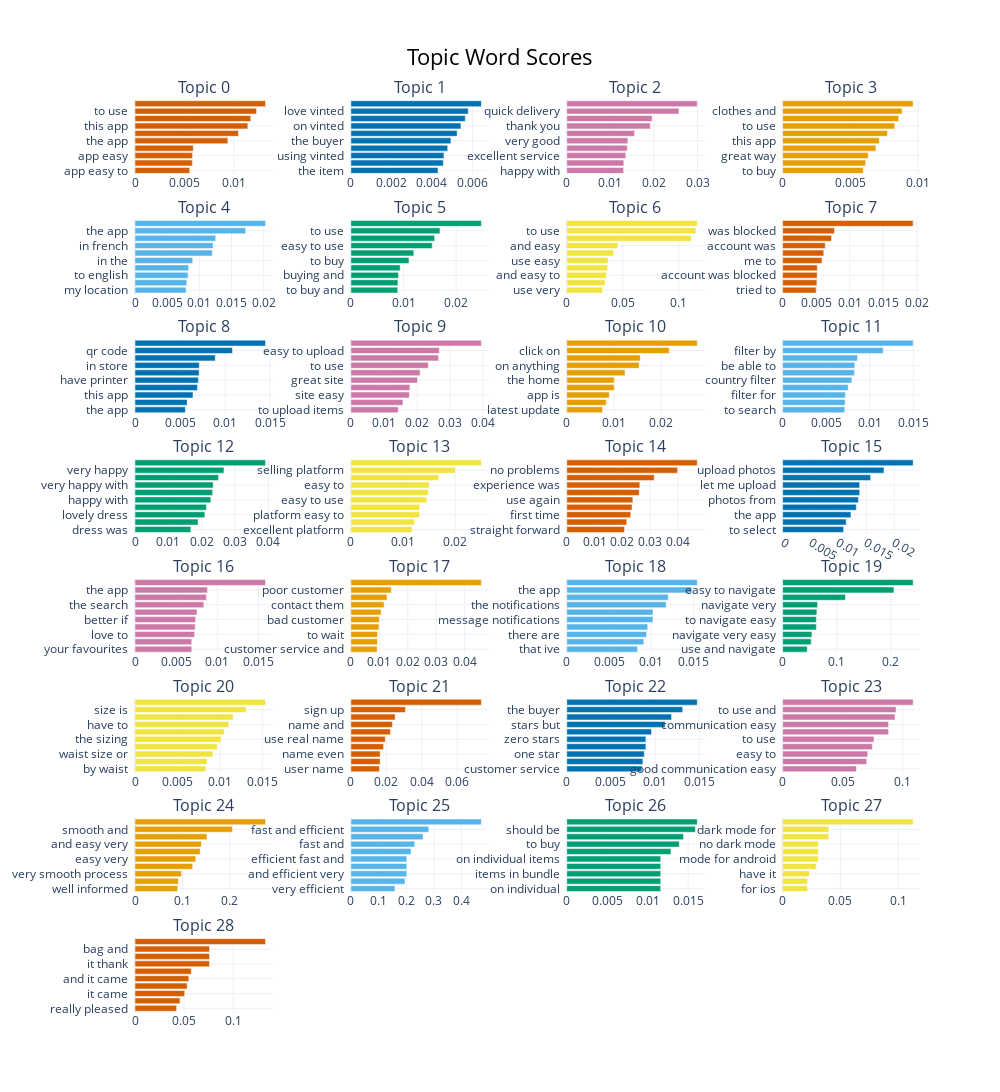

The cell this chart's notebook holds for it:
### Code cell
# Visualize the top words for each topic
topic_model.visualize_barchart(top_n_topics=30, n_words=10)

### Figure 1 — Plotly figure (JSON) as saved in the notebook; plotly's stock layout.template omitted (floating-point values rounded to 4 significant figures)
{"data": [{"marker": {"color": "#D55E00"}, "orientation": "h", "type": "bar", "x": [0.005546, 0.00581, 0.005831, 0.0059, 0.009403, 0.01048, 0.01142, 0.01172, 0.01231, 0.01321], "xaxis": "x", "y": ["app easy to  ", "app is  ", "app easy  ", "to sell  ", "the app  ", "easy to use  ", "this app  ", "great app  ", "to use  ", "easy to  "], "yaxis": "y"}, {"marker": {"color": "#0072B2"}, "orientation": "h", "type": "bar", "x": [0.004297, 0.004558, 0.00459, 0.004775, 0.004934, 0.00524, 0.005426, 0.005642, 0.005788, 0.006436], "xaxis": "x2", "y": ["the item  ", "to pay  ", "using vinted  ", "the seller  ", "the buyer  ", "buyer protection  ", "on vinted  ", "easy to  ", "love vinted  ", "vinted is  "], "yaxis": "y2"}, {"marker": {"color": "#CC79A7"}, "orientation": "h", "type": "bar", "x": [0.01305, 0.01308, 0.01355, 0.01386, 0.01401, 0.01555, 0.01915, 0.01958, 0.02574, 0.02993], "xaxis": "x3", "y": ["happy with  ", "very pleased  ", "excellent service  ", "pleased with  ", "very good  ", "very happy  ", "thank you  ", "fast delivery  ", "quick delivery  ", "as described  "], "yaxis": "y3"}, {"marker": {"color": "#E69F00"}, "orientation": "h", "type": "bar", "x": [0.005951, 0.006129, 0.006311, 0.00688, 0.007137, 0.007739, 0.008275, 0.008558, 0.008815, 0.009633], "xaxis": "x4", "y": ["to buy  ", "great app  ", "great way  ", "easy to use  ", "this app  ", "to sell  ", "to use  ", "easy to  ", "clothes and  ", "way to  "], "yaxis": "y4"}, {"marker": {"color": "#56B4E9"}, "orientation": "h", "type": "bar", "x": [0.007945, 0.008044, 0.008251, 0.008349, 0.008972, 0.01202, 0.01212, 0.01254, 0.0172, 0.02029], "xaxis": "x5", "y": ["my location  ", "the uk  ", "to english  ", "keeps changing  ", "in the  ", "the language  ", "in french  ", "to change  ", "the app  ", "to french  "], "yaxis": "y5"}, {"marker": {"color": "#009E73"}, "orientation": "h", "type": "bar", "x": [0.008904, 0.008939, 0.009048, 0.009368, 0.01104, 0.01196, 0.01545, 0.01591, 0.01693, 0.0248], "xaxis": "x6", "y": ["to buy and  ", "buy and sell  ", "buying and  ", "and sell  ", "to buy  ", "way to  ", "easy to use  ", "to sell  ", "to use  ", "easy to  "], "yaxis": "y6"}, {"marker": {"color": "#F0E442"}, "orientation": "h", "type": "bar", "x": [0.03199, 0.03426, 0.03554, 0.03652, 0.03696, 0.04177, 0.04561, 0.1111, 0.1153, 0.1165], "xaxis": "x7", "y": ["use very  ", "very easy to  ", "and easy to  ", "to use easy  ", "use easy  ", "very easy  ", "and easy  ", "easy to  ", "to use  ", "easy to use  "], "yaxis": "y7"}, {"marker": {"color": "#D55E00"}, "orientation": "h", "type": "bar", "x": [0.005004, 0.005108, 0.005149, 0.005167, 0.005865, 0.006134, 0.006347, 0.00729, 0.007731, 0.01946], "xaxis": "x8", "y": ["tried to  ", "blocked for  ", "account was blocked  ", "phone number  ", "me to  ", "my account was  ", "account was  ", "the app  ", "was blocked  ", "my account  "], "yaxis": "y8"}, {"marker": {"color": "#0072B2"}, "orientation": "h", "type": "bar", "x": [0.005593, 0.005787, 0.006441, 0.006939, 0.007038, 0.007122, 0.007135, 0.00891, 0.01082, 0.01449], "xaxis": "x9", "y": ["the app  ", "have to  ", "this app  ", "print the  ", "have printer  ", "dont have  ", "in store  ", "the label  ", "qr code  ", "to print  "], "yaxis": "y9"}, {"marker": {"color": "#CC79A7"}, "orientation": "h", "type": "bar", "x": [0.01433, 0.01576, 0.0177, 0.01785, 0.02015, 0.02093, 0.02345, 0.02652, 0.02677, 0.03949], "xaxis": "x10", "y": ["to upload items  ", "this site  ", "site easy  ", "site easy to  ", "great site  ", "easy to use  ", "to use  ", "to upload  ", "easy to upload  ", "easy to  "], "yaxis": "y10"}, {"marker": {"color": "#E69F00"}, "orientation": "h", "type": "bar", "x": [0.007579, 0.008364, 0.008997, 0.01003, 0.01005, 0.01233, 0.01531, 0.01557, 0.02169, 0.02762], "xaxis": "x11", "y": ["latest update  ", "cant click on  ", "app is  ", "on the  ", "the home  ", "cant click  ", "on anything  ", "click on anything  ", "click on  ", "the app  "], "yaxis": "y11"}, {"marker": {"color": "#56B4E9"}, "orientation": "h", "type": "bar", "x": [0.00713, 0.007165, 0.007195, 0.007524, 0.007942, 0.008232, 0.008274, 0.00859, 0.01155, 0.01497], "xaxis": "x12", "y": ["to search  ", "the app  ", "filter for  ", "would be  ", "country filter  ", "be able  ", "be able to  ", "able to  ", "filter by  ", "to filter  "], "yaxis": "y12"}, {"marker": {"color": "#009E73"}, "orientation": "h", "type": "bar", "x": [0.01675, 0.01891, 0.02093, 0.0214, 0.02273, 0.02326, 0.02343, 0.02504, 0.02667, 0.03911], "xaxis": "x13", "y": ["dress was  ", "as described  ", "lovely dress  ", "beautiful dress  ", "happy with  ", "very pleased  ", "very happy with  ", "the dress  ", "very happy  ", "thank you  "], "yaxis": "y13"}, {"marker": {"color": "#F0E442"}, "orientation": "h", "type": "bar", "x": [0.01173, 0.0122, 0.01321, 0.01321, 0.01455, 0.01483, 0.01499, 0.01682, 0.02004, 0.02502], "xaxis": "x14", "y": ["excellent platform  ", "platform to sell  ", "platform easy to  ", "platform easy  ", "easy to use  ", "great platform  ", "easy to  ", "to use  ", "selling platform  ", "platform to  "], "yaxis": "y14"}, {"marker": {"color": "#D55E00"}, "orientation": "h", "type": "bar", "x": [0.02074, 0.02157, 0.023, 0.02344, 0.02376, 0.02604, 0.02626, 0.03141, 0.03984, 0.04689], "xaxis": "x15", "y": ["straight forward  ", "great no  ", "first time  ", "great no problems  ", "use again  ", "everything went  ", "experience was  ", "great experience  ", "no problems  ", "no issues  "], "yaxis": "y15"}, {"marker": {"color": "#0072B2"}, "orientation": "h", "type": "bar", "x": [0.01093, 0.0114, 0.01224, 0.0132, 0.01358, 0.01381, 0.01381, 0.01576, 0.01816, 0.02338], "xaxis": "x16", "y": ["to select  ", "me to  ", "the app  ", "upload pictures  ", "photos from  ", "me upload  ", "let me upload  ", "to upload  ", "upload photos  ", "cant upload  "], "yaxis": "y16"}, {"marker": {"color": "#CC79A7"}, "orientation": "h", "type": "bar", "x": [0.006888, 0.006888, 0.007236, 0.007305, 0.007351, 0.007525, 0.008352, 0.008668, 0.008794, 0.01584], "xaxis": "x17", "y": ["your favourites  ", "the favourites  ", "love to  ", "ive favourited  ", "better if  ", "instead of  ", "the search  ", "to see  ", "the app  ", "would be  "], "yaxis": "y17"}, {"marker": {"color": "#E69F00"}, "orientation": "h", "type": "bar", "x": [0.00922, 0.009346, 0.009376, 0.009878, 0.01001, 0.01062, 0.01168, 0.0127, 0.01423, 0.04589], "xaxis": "x18", "y": ["customer service and  ", "customer support  ", "to wait  ", "poor customer service  ", "bad customer  ", "bad customer service  ", "contact them  ", "to get  ", "poor customer  ", "customer service  "], "yaxis": "y18"}, {"marker": {"color": "#56B4E9"}, "orientation": "h", "type": "bar", "x": [0.008366, 0.009121, 0.00943, 0.009577, 0.0102, 0.0102, 0.01175, 0.01201, 0.0148, 0.01543], "xaxis": "x19", "y": ["that ive  ", "the notification  ", "there are  ", "too many  ", "message notifications  ", "that ive got  ", "the notifications  ", "to turn  ", "the app  ", "ive got  "], "yaxis": "y19"}, {"marker": {"color": "#009E73"}, "orientation": "h", "type": "bar", "x": [0.04543, 0.05268, 0.05408, 0.06219, 0.06219, 0.06323, 0.06443, 0.116, 0.2055, 0.241], "xaxis": "x20", "y": ["use and navigate  ", "to navigate very  ", "navigate very easy  ", "navigate easy  ", "to navigate easy  ", "navigate easy to  ", "navigate very  ", "easy to  ", "easy to navigate  ", "to navigate  "], "yaxis": "y20"}, {"marker": {"color": "#F0E442"}, "orientation": "h", "type": "bar", "x": [0.008303, 0.00846, 0.00917, 0.009663, 0.01012, 0.01048, 0.01101, 0.01153, 0.01307, 0.01534], "xaxis": "x21", "y": ["by waist  ", "inside leg  ", "waist size or  ", "to search  ", "the sizing  ", "the search  ", "have to  ", "for trousers  ", "size is  ", "waist size  "], "yaxis": "y21"}, {"marker": {"color": "#D55E00"}, "orientation": "h", "type": "bar", "x": [0.01616, 0.01652, 0.01652, 0.01845, 0.0194, 0.0223, 0.02344, 0.02496, 0.03079, 0.07365], "xaxis": "x22", "y": ["user name  ", "to use real  ", "name even  ", "make an account  ", "use real name  ", "an account  ", "name and  ", "use real  ", "sign up  ", "real name  "], "yaxis": "y22"}, {"marker": {"color": "#0072B2"}, "orientation": "h", "type": "bar", "x": [0.008505, 0.008615, 0.008773, 0.008955, 0.008955, 0.009593, 0.01114, 0.01186, 0.01312, 0.01477], "xaxis": "x23", "y": ["customer service  ", "stars would  ", "one star  ", "it stars  ", "zero stars  ", "star but  ", "stars but  ", "would have  ", "the buyer  ", "stars for  "], "yaxis": "y23"}, {"marker": {"color": "#CC79A7"}, "orientation": "h", "type": "bar", "x": [0.06137, 0.06992, 0.07078, 0.07464, 0.07597, 0.08806, 0.08806, 0.09347, 0.09427, 0.1085], "xaxis": "x24", "y": ["good communication easy  ", "and communication  ", "easy to  ", "easy to use  ", "to use  ", "communication easy to  ", "communication easy  ", "use and  ", "to use and  ", "good communication  "], "yaxis": "y24"}, {"marker": {"color": "#E69F00"}, "orientation": "h", "type": "bar", "x": [0.09009, 0.09159, 0.09792, 0.1217, 0.1283, 0.1374, 0.14, 0.1518, 0.2056, 0.2753], "xaxis": "x25", "y": ["well informed  ", "smooth process  ", "very smooth process  ", "and easy  ", "easy very  ", "smooth and easy  ", "and easy very  ", "easy very smooth  ", "smooth and  ", "very smooth  "], "yaxis": "y25"}, {"marker": {"color": "#56B4E9"}, "orientation": "h", "type": "bar", "x": [0.1592, 0.1955, 0.202, 0.202, 0.202, 0.2171, 0.2309, 0.2606, 0.2815, 0.4714], "xaxis": "x26", "y": ["very efficient  ", "efficient very  ", "and efficient very  ", "and efficient fast  ", "efficient fast and  ", "efficient and  ", "fast and  ", "efficient fast  ", "fast and efficient  ", "and efficient  "], "yaxis": "y26"}, {"marker": {"color": "#009E73"}, "orientation": "h", "type": "bar", "x": [0.0116, 0.0116, 0.0116, 0.0116, 0.0116, 0.01287, 0.0139, 0.01441, 0.01588, 0.01612], "xaxis": "x27", "y": ["on individual  ", "to send offers  ", "items in bundle  ", "items from seller  ", "on individual items  ", "several items  ", "to buy  ", "the bundle  ", "should be  ", "bundle feature  "], "yaxis": "y27"}, {"marker": {"color": "#F0E442"}, "orientation": "h", "type": "bar", "x": [0.02154, 0.02154, 0.0232, 0.02915, 0.03091, 0.03091, 0.03091, 0.03989, 0.03989, 0.1129], "xaxis": "x28", "y": ["for ios  ", "my eyes  ", "have it  ", "for android  ", "mode for android  ", "no dark  ", "no dark mode  ", "mode for  ", "dark mode for  ", "dark mode  "], "yaxis": "y28"}, {"marker": {"color": "#D55E00"}, "orientation": "h", "type": "bar", "x": [0.04231, 0.04572, 0.05052, 0.053, 0.05476, 0.05724, 0.07578, 0.07578, 0.07578, 0.1328], "xaxis": "x29", "y": ["really pleased  ", "happy with  ", "it came  ", "bag is  ", "and it came  ", "lovely bag  ", "it thank  ", "it thank you  ", "bag and  ", "thank you  "], "yaxis": "y29"}], "layout": {"annotations": [{"font": {"size": 16}, "showarrow": false, "text": "Topic 0", "x": 0.0875, "xanchor": "center", "xref": "paper", "y": 1, "yanchor": "bottom", "yref": "paper"}, {"font": {"size": 16}, "showarrow": false, "text": "Topic 1", "x": 0.3625, "xanchor": "center", "xref": "paper", "y": 1, "yanchor": "bottom", "yref": "paper"}, {"font": {"size": 16}, "showarrow": false, "text": "Topic 2", "x": 0.6375, "xanchor": "center", "xref": "paper", "y": 1, "yanchor": "bottom", "yref": "paper"}, {"font": {"size": 16}, "showarrow": false, "text": "Topic 3", "x": 0.9125, "xanchor": "center", "xref": "paper", "y": 1, "yanchor": "bottom", "yref": "paper"}, {"font": {"size": 16}, "showarrow": false, "text": "Topic 4", "x": 0.0875, "xanchor": "center", "xref": "paper", "y": 0.8687, "yanchor": "bottom", "yref": "paper"}, {"font": {"size": 16}, "showarrow": false, "text": "Topic 5", "x": 0.3625, "xanchor": "center", "xref": "paper", "y": 0.8687, "yanchor": "bottom", "yref": "paper"}, {"font": {"size": 16}, "showarrow": false, "text": "Topic 6", "x": 0.6375, "xanchor": "center", "xref": "paper", "y": 0.8687, "yanchor": "bottom", "yref": "paper"}, {"font": {"size": 16}, "showarrow": false, "text": "Topic 7", "x": 0.9125, "xanchor": "center", "xref": "paper", "y": 0.8687, "yanchor": "bottom", "yref": "paper"}, {"font": {"size": 16}, "showarrow": false, "text": "Topic 8", "x": 0.0875, "xanchor": "center", "xref": "paper", "y": 0.7375, "yanchor": "bottom", "yref": "paper"}, {"font": {"size": 16}, "showarrow": false, "text": "Topic 9", "x": 0.3625, "xanchor": "center", "xref": "paper", "y": 0.7375, "yanchor": "bottom", "yref": "paper"}, {"font": {"size": 16}, "showarrow": false, "text": "Topic 10", "x": 0.6375, "xanchor": "center", "xref": "paper", "y": 0.7375, "yanchor": "bottom", "yref": "paper"}, {"font": {"size": 16}, "showarrow": false, "text": "Topic 11", "x": 0.9125, "xanchor": "center", "xref": "paper", "y": 0.7375, "yanchor": "bottom", "yref": "paper"}, {"font": {"size": 16}, "showarrow": false, "text": "Topic 12", "x": 0.0875, "xanchor": "center", "xref": "paper", "y": 0.6062, "yanchor": "bottom", "yref": "paper"}, {"font": {"size": 16}, "showarrow": false, "text": "Topic 13", "x": 0.3625, "xanchor": "center", "xref": "paper", "y": 0.6062, "yanchor": "bottom", "yref": "paper"}, {"font": {"size": 16}, "showarrow": false, "text": "Topic 14", "x": 0.6375, "xanchor": "center", "xref": "paper", "y": 0.6062, "yanchor": "bottom", "yref": "paper"}, {"font": {"size": 16}, "showarrow": false, "text": "Topic 15", "x": 0.9125, "xanchor": "center", "xref": "paper", "y": 0.6062, "yanchor": "bottom", "yref": "paper"}, {"font": {"size": 16}, "showarrow": false, "text": "Topic 16", "x": 0.0875, "xanchor": "center", "xref": "paper", "y": 0.475, "yanchor": "bottom", "yref": "paper"}, {"font": {"size": 16}, "showarrow": false, "text": "Topic 17", "x": 0.3625, "xanchor": "center", "xref": "paper", "y": 0.475, "yanchor": "bottom", "yref": "paper"}, {"font": {"size": 16}, "showarrow": false, "text": "Topic 18", "x": 0.6375, "xanchor": "center", "xref": "paper", "y": 0.475, "yanchor": "bottom", "yref": "paper"}, {"font": {"size": 16}, "showarrow": false, "text": "Topic 19", "x": 0.9125, "xanchor": "center", "xref": "paper", "y": 0.475, "yanchor": "bottom", "yref": "paper"}, {"font": {"size": 16}, "showarrow": false, "text": "Topic 20", "x": 0.0875, "xanchor": "center", "xref": "paper", "y": 0.3437, "yanchor": "bottom", "yref": "paper"}, {"font": {"size": 16}, "showarrow": false, "text": "Topic 21", "x": 0.3625, "xanchor": "center", "xref": "paper", "y": 0.3437, "yanchor": "bottom", "yref": "paper"}, {"font": {"size": 16}, "showarrow": false, "text": "Topic 22", "x": 0.6375, "xanchor": "center", "xref": "paper", "y": 0.3437, "yanchor": "bottom", "yref": "paper"}, {"font": {"size": 16}, "showarrow": false, "text": "Topic 23", "x": 0.9125, "xanchor": "center", "xref": "paper", "y": 0.3437, "yanchor": "bottom", "yref": "paper"}, {"font": {"size": 16}, "showarrow": false, "text": "Topic 24", "x": 0.0875, "xanchor": "center", "xref": "paper", "y": 0.2125, "yanchor": "bottom", "yref": "paper"}, {"font": {"size": 16}, "showarrow": false, "text": "Topic 25", "x": 0.3625, "xanchor": "center", "xref": "paper", "y": 0.2125, "yanchor": "bottom", "yref": "paper"}, {"font": {"size": 16}, "showarrow": false, "text": "Topic 26", "x": 0.6375, "xanchor": "center", "xref": "paper", "y": 0.2125, "yanchor": "bottom", "yref": "paper"}, {"font": {"size": 16}, "showarrow": false, "text": "Topic 27", "x": 0.9125, "xanchor": "center", "xref": "paper", "y": 0.2125, "yanchor": "bottom", "yref": "paper"}, {"font": {"size": 16}, "showarrow": false, "text": "Topic 28", "x": 0.0875, "xanchor": "center", "xref": "paper", "y": 0.08125, "yanchor": "bottom", "yref": "paper"}], "height": 2000, "hoverlabel": {"bgcolor": "white", "font": {"family": "Rockwell", "size": 16}}, "showlegend": false, "title": {"font": {"color": "Black", "size": 22}, "text": "Topic Word Scores", "x": 0.5, "xanchor": "center", "yanchor": "top"}, "width": 1000, "xaxis": {"anchor": "y", "autorange": true, "domain": [0, 0.175], "range": [0, 0.01391], "showgrid": true, "type": "linear"}, "xaxis10": {"anchor": "y10", "autorange": true, "domain": [0.275, 0.45], "range": [0, 0.04157], "showgrid": true, "type": "linear"}, "xaxis11": {"anchor": "y11", "autorange": true, "domain": [0.55, 0.725], "range": [0, 0.02907], "showgrid": true, "type": "linear"}, "xaxis12": {"anchor": "y12", "autorange": true, "domain": [0.825, 1], "range": [0, 0.01576], "showgrid": true, "type": "linear"}, "xaxis13": {"anchor": "y13", "autorange": true, "domain": [0, 0.175], "range": [0, 0.04117], "showgrid": true, "type": "linear"}, "xaxis14": {"anchor": "y14", "autorange": true, "domain": [0.275, 0.45], "range": [0, 0.02634], "showgrid": true, "type": "linear"}, "xaxis15": {"anchor": "y15", "autorange": true, "domain": [0.55, 0.725], "range": [0, 0.04936], "showgrid": true, "type": "linear"}, "xaxis16": {"anchor": "y16", "autorange": true, "domain": [0.825, 1], "range": [0, 0.02461], "showgrid": true, "type": "linear"}, "xaxis17": {"anchor": "y17", "autorange": true, "domain": [0, 0.175], "range": [0, 0.01667], "showgrid": true, "type": "linear"}, "xaxis18": {"anchor": "y18", "autorange": true, "domain": [0.275, 0.45], "range": [0, 0.04831], "showgrid": true, "type": "linear"}, "xaxis19": {"anchor": "y19", "autorange": true, "domain": [0.55, 0.725], "range": [0, 0.01625], "showgrid": true, "type": "linear"}, "xaxis2": {"anchor": "y2", "autorange": true, "domain": [0.275, 0.45], "range": [0, 0.006775], "showgrid": true, "type": "linear"}, "xaxis20": {"anchor": "y20", "autorange": true, "domain": [0.825, 1], "range": [0, 0.2537], "showgrid": true, "type": "linear"}, "xaxis21": {"anchor": "y21", "autorange": true, "domain": [0, 0.175], "range": [0, 0.01614], "showgrid": true, "type": "linear"}, "xaxis22": {"anchor": "y22", "autorange": true, "domain": [0.275, 0.45], "range": [0, 0.07753], "showgrid": true, "type": "linear"}, "xaxis23": {"anchor": "y23", "autorange": true, "domain": [0.55, 0.725], "range": [0, 0.01555], "showgrid": true, "type": "linear"}, "xaxis24": {"anchor": "y24", "autorange": true, "domain": [0.825, 1], "range": [0, 0.1142], "showgrid": true, "type": "linear"}, "xaxis25": {"anchor": "y25", "autorange": true, "domain": [0, 0.175], "range": [0, 0.2898], "showgrid": true, "type": "linear"}, "xaxis26": {"anchor": "y26", "autorange": true, "domain": [0.275, 0.45], "range": [0, 0.4962], "showgrid": true, "type": "linear"}, "xaxis27": {"anchor": "y27", "autorange": true, "domain": [0.55, 0.725], "range": [0, 0.01697], "showgrid": true, "type": "linear"}, "xaxis28": {"anchor": "y28", "autorange": true, "domain": [0.825, 1], "range": [0, 0.1188], "showgrid": true, "type": "linear"}, "xaxis29": {"anchor": "y29", "autorange": true, "domain": [0, 0.175], "range": [0, 0.1397], "showgrid": true, "type": "linear"}, "xaxis3": {"anchor": "y3", "autorange": true, "domain": [0.55, 0.725], "range": [0, 0.0315], "showgrid": true, "type": "linear"}, "xaxis30": {"anchor": "y30", "domain": [0.275, 0.45], "showgrid": true}, "xaxis31": {"anchor": "y31", "domain": [0.55, 0.725], "showgrid": true}, "xaxis32": {"anchor": "y32", "domain": [0.825, 1], "showgrid": true}, "xaxis4": {"anchor": "y4", "autorange": true, "domain": [0.825, 1], "range": [0, 0.01014], "showgrid": true, "type": "linear"}, "xaxis5": {"anchor": "y5", "autorange": true, "domain": [0, 0.175], "range": [0, 0.02135], "showgrid": true, "type": "linear"}, "xaxis6": {"anchor": "y6", "autorange": true, "domain": [0.275, 0.45], "range": [0, 0.0261], "showgrid": true, "type": "linear"}, "xaxis7": {"anchor": "y7", "autorange": true, "domain": [0.55, 0.725], "range": [0, 0.1227], "showgrid": true, "type": "linear"}, "xaxis8": {"anchor": "y8", "autorange": true, "domain": [0.825, 1], "range": [0, 0.02048], "showgrid": true, "type": "linear"}, "xaxis9": {"anchor": "y9", "autorange": true, "domain": [0, 0.175], "range": [0, 0.01525], "showgrid": true, "type": "linear"}, "yaxis": {"anchor": "x", "autorange": true, "domain": [0.9187, 1], "range": [-0.5, 9.5], "showgrid": true, "type": "category"}, "yaxis10": {"anchor": "x10", "autorange": true, "domain": [0.6562, 0.7375], "range": [-0.5, 9.5], "showgrid": true, "type": "category"}, "yaxis11": {"anchor": "x11", "autorange": true, "domain": [0.6562, 0.7375], "range": [-0.5, 9.5], "showgrid": true, "type": "category"}, "yaxis12": {"anchor": "x12", "autorange": true, "domain": [0.6562, 0.7375], "range": [-0.5, 9.5], "showgrid": true, "type": "category"}, "yaxis13": {"anchor": "x13", "autorange": true, "domain": [0.525, 0.6062], "range": [-0.5, 9.5], "showgrid": true, "type": "category"}, "yaxis14": {"anchor": "x14", "autorange": true, "domain": [0.525, 0.6062], "range": [-0.5, 9.5], "showgrid": true, "type": "category"}, "yaxis15": {"anchor": "x15", "autorange": true, "domain": [0.525, 0.6062], "range": [-0.5, 9.5], "showgrid": true, "type": "category"}, "yaxis16": {"anchor": "x16", "autorange": true, "domain": [0.525, 0.6062], "range": [-0.5, 9.5], "showgrid": true, "type": "category"}, "yaxis17": {"anchor": "x17", "autorange": true, "domain": [0.3937, 0.475], "range": [-0.5, 9.5], "showgrid": true, "type": "category"}, "yaxis18": {"anchor": "x18", "autorange": true, "domain": [0.3937, 0.475], "range": [-0.5, 9.5], "showgrid": true, "type": "category"}, "yaxis19": {"anchor": "x19", "autorange": true, "domain": [0.3937, 0.475], "range": [-0.5, 9.5], "showgrid": true, "type": "category"}, "yaxis2": {"anchor": "x2", "autorange": true, "domain": [0.9187, 1], "range": [-0.5, 9.5], "showgrid": true, "type": "category"}, "yaxis20": {"anchor": "x20", "autorange": true, "domain": [0.3937, 0.475], "range": [-0.5, 9.5], "showgrid": true, "type": "category"}, "yaxis21": {"anchor": "x21", "autorange": true, "domain": [0.2625, 0.3437], "range": [-0.5, 9.5], "showgrid": true, "type": "category"}, "yaxis22": {"anchor": "x22", "autorange": true, "domain": [0.2625, 0.3437], "range": [-0.5, 9.5], "showgrid": true, "type": "category"}, "yaxis23": {"anchor": "x23", "autorange": true, "domain": [0.2625, 0.3437], "range": [-0.5, 9.5], "showgrid": true, "type": "category"}, "yaxis24": {"anchor": "x24", "autorange": true, "domain": [0.2625, 0.3437], "range": [-0.5, 9.5], "showgrid": true, "type": "category"}, "yaxis25": {"anchor": "x25", "autorange": true, "domain": [0.1312, 0.2125], "range": [-0.5, 9.5], "showgrid": true, "type": "category"}, "yaxis26": {"anchor": "x26", "autorange": true, "domain": [0.1312, 0.2125], "range": [-0.5, 9.5], "showgrid": true, "type": "category"}, "yaxis27": {"anchor": "x27", "autorange": true, "domain": [0.1312, 0.2125], "range": [-0.5, 9.5], "showgrid": true, "type": "category"}, "yaxis28": {"anchor": "x28", "autorange": true, "domain": [0.1312, 0.2125], "range": [-0.5, 9.5], "showgrid": true, "type": "category"}, "yaxis29": {"anchor": "x29", "autorange": true, "domain": [0, 0.08125], "range": [-0.5, 9.5], "showgrid": true, "type": "category"}, "yaxis3": {"anchor": "x3", "autorange": true, "domain": [0.9187, 1], "range": [-0.5, 9.5], "showgrid": true, "type": "category"}, "yaxis30": {"anchor": "x30", "domain": [0, 0.08125], "showgrid": true}, "yaxis31": {"anchor": "x31", "domain": [0, 0.08125], "showgrid": true}, "yaxis32": {"anchor": "x32", "domain": [0, 0.08125], "showgrid": true}, "yaxis4": {"anchor": "x4", "autorange": true, "domain": [0.9187, 1], "range": [-0.5, 9.5], "showgrid": true, "type": "category"}, "yaxis5": {"anchor": "x5", "autorange": true, "domain": [0.7875, 0.8687], "range": [-0.5, 9.5], "showgrid": true, "type": "category"}, "yaxis6": {"anchor": "x6", "autorange": true, "domain": [0.7875, 0.8687], "range": [-0.5, 9.5], "showgrid": true, "type": "category"}, "yaxis7": {"anchor": "x7", "autorange": true, "domain": [0.7875, 0.8687], "range": [-0.5, 9.5], "showgrid": true, "type": "category"}, "yaxis8": {"anchor": "x8", "autorange": true, "domain": [0.7875, 0.8687], "range": [-0.5, 9.5], "showgrid": true, "type": "category"}, "yaxis9": {"anchor": "x9", "autorange": true, "domain": [0.6562, 0.7375], "range": [-0.5, 9.5], "showgrid": true, "type": "category"}}}
